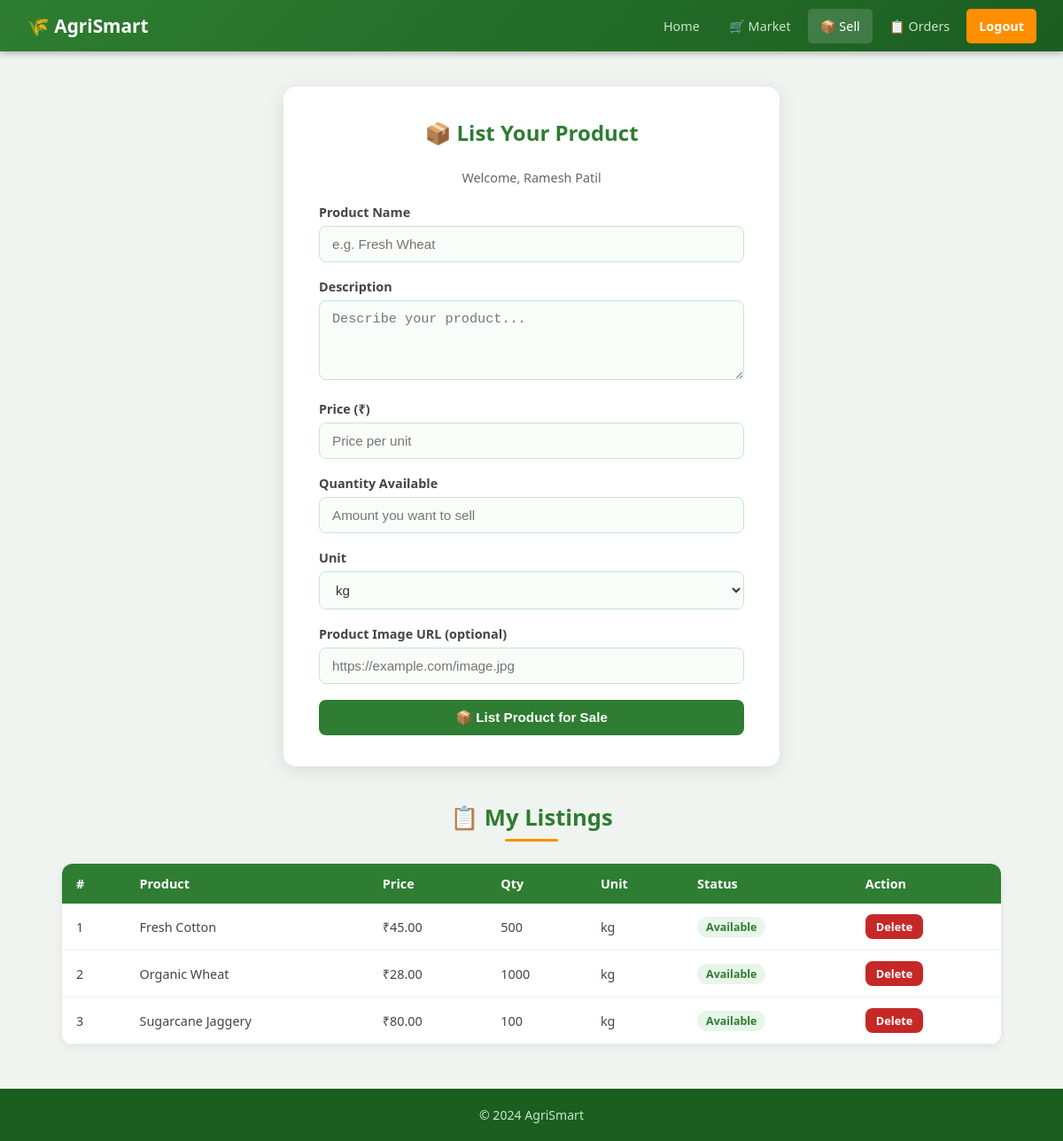
/sell_product.php (signed in), run on the app's committed database.
### tables this page shows
CREATE TABLE products (
    id INT AUTO_INCREMENT PRIMARY KEY,
    user_id INT NOT NULL,
    product_name VARCHAR(100) NOT NULL,
    description TEXT,
    price DECIMAL(10,2) NOT NULL,
    quantity INT DEFAULT 1,
    unit VARCHAR(20) DEFAULT 'kg',
    image VARCHAR(255) DEFAULT 'https://via.placeholder.com/200?text=Product',
    status ENUM('available','sold_out') DEFAULT 'available',
    created_at TIMESTAMP DEFAULT CURRENT_TIMESTAMP,
    FOREIGN KEY (user_id) REFERENCES users(id)
);

### db.php (called while the page is built, shortened)
<?php
function safeQuery($conn, $sql) {
    $result = mysqli_query($conn, $sql);
    return $result;
}
?>

### sell_product.php (the view, shortened to what this page needs)
<?php
include 'db.php';
?>
<!DOCTYPE html>
<html lang="en">
<head>
    <link rel="stylesheet" href="style.css">
</head>
<body>
<nav>
    <a href="index.php" class="brand">🌾 AgriSmart</a>
    <div class="nav-links">
        <a href="index.php">Home</a>
        <a href="marketplace.php">🛒 Market</a>
        <a href="sell_product.php" class="active">📦 Sell</a>
        <a href="orders.php">📋 Orders</a>
        <a href="logout.php" class="btn-nav">Logout</a>
    </div>
</nav>
<div class="container">
    <div class="form-box" style="max-width:560px;">
        <h2>📦 List Your Product</h2>
        <p style="text-align:center;color:#666;font-size:0.9rem;margin-bottom:20px;">Welcome, <?= htmlspecialchars($_SESSION['user_name']) ?></p>
        <form method="post">
            <div class="form-group">
                <label>Product Name</label>
                <input type="text" name="product_name" placeholder="e.g. Fresh Wheat" required>
            </div>
            <div class="form-group">
                <label>Description</label>
                <textarea name="description" placeholder="Describe your product..."></textarea>
            </div>
            <div class="form-group">
                <label>Price (₹)</label>
                <input type="number" name="price" placeholder="Price per unit" min="1" step="0.01" required>
            </div>
            <div class="form-group">
                <label>Quantity Available</label>
                <input type="number" name="quantity" placeholder="Amount you want to sell" min="1" required>
            </div>
            <div class="form-group">
                <label>Unit</label>
                <select name="unit">
                    <option value="kg">kg</option>
                </select>
            </div>
            <div class="form-group">
                <label>Product Image URL (optional)</label>
                <input type="text" name="image" placeholder="https://example.com/image.jpg">
            </div>
            <button type="submit" name="sell" class="btn btn-green btn-full">📦 List Product for Sale</button>
        </form>
    </div>
    <h2 class="section-title" style="margin-top:40px;">📋 My Listings</h2>
    <div class="table-wrap">
        <table>
            <thead>
                <tr><th>#</th><th>Product</th><th>Price</th><th>Qty</th><th>Unit</th><th>Status</th><th>Action</th></tr>
            </thead>
            <tbody>
            <?php
            $uid = $_SESSION['user_id'];
            $res = safeQuery($conn, "SELECT * FROM products WHERE user_id=$uid ORDER BY created_at DESC");
            $i = 1;
            while ($row = mysqli_fetch_assoc($res)):
            ?>
                <tr>
                    <td><?= $i++ ?></td>
                    <td><?= htmlspecialchars($row['product_name']) ?></td>
                    <td>₹<?= number_format($row['price'], 2) ?></td>
                    <td><?= $row['quantity'] ?></td>
                    <td><?= $row['unit'] ?></td>
                    <td>
                        <span class="badge <?= $row['status']=='available' ? 'badge-green' : 'badge-red' ?>">
                            <?= ucfirst(str_replace('_',' ',$row['status'])) ?>
                        </span>
                    </td>
                    <td>
                        <a href="delete_product.php?id=<?= $row['id'] ?>"
                           class="btn btn-red" style="padding:5px 12px;font-size:0.8rem;"
                           onclick="return confirm('Delete this product?')">Delete</a>
                    </td>
                </tr>
            <?php endwhile; ?>
            </tbody>
        </table>
    </div>
</div>
<footer><p>&copy; 2024 AgriSmart</p></footer>
</body>
</html>

### style.css (style rules this page uses)
* { margin: 0; padding: 0; box-sizing: border-box; }
body { font-family: 'Segoe UI', Tahoma, Geneva, Verdana, sans-serif; background: #f0f4f0; color: #2d3a2d; }
nav { background: linear-gradient(135deg, #2e7d32, #1b5e20); padding: 0 30px; display: flex; align-items: center; justify-content: space-between; box-shadow: 0 2px 8px rgba(0,0,0,0.3); position: sticky; top: 0; z-index: 100; }
nav .brand { color: #fff; font-size: 1.3rem; font-weight: 700; text-decoration: none; padding: 15px 0; display: flex; align-items: center; gap: 8px; }
nav .nav-links { display: flex; gap: 5px; flex-wrap: wrap; }
nav a { color: #c8e6c9; text-decoration: none; padding: 10px 14px; border-radius: 5px; font-size: 0.9rem; transition: background 0.2s, color 0.2s; display: inline-block; }
nav a:hover, nav a.active { background: rgba(255,255,255,0.15); color: #fff; }
nav a.btn-nav { background: #ff8f00; color: #fff; font-weight: 600; }
.container { max-width: 1100px; margin: 30px auto; padding: 0 20px; }
.section-title { text-align: center; font-size: 1.6rem; color: #2e7d32; margin-bottom: 25px; position: relative; padding-bottom: 10px; }
.section-title::after { content: ''; position: absolute; bottom: 0; left: 50%; transform: translateX(-50%); width: 60px; height: 3px; background: #ff8f00; border-radius: 2px; }
.form-box { background: #fff; border-radius: 14px; padding: 35px 40px; max-width: 480px; margin: 40px auto; box-shadow: 0 4px 20px rgba(0,0,0,0.1); }
.form-box h2 { text-align: center; color: #2e7d32; margin-bottom: 25px; font-size: 1.5rem; }
.form-group { margin-bottom: 18px; }
.form-group label { display: block; font-weight: 600; font-size: 0.9rem; margin-bottom: 6px; color: #444; }
.form-group input, .form-group select, .form-group textarea { width: 100%; padding: 11px 14px; border: 1.5px solid #c8e6c9; border-radius: 8px; font-size: 0.95rem; transition: border-color 0.2s; background: #f9fdf9; color: #2d3a2d; }
.form-group textarea { height: 90px; resize: vertical; }
.btn { display: inline-block; padding: 11px 22px; border-radius: 8px; font-size: 0.95rem; font-weight: 600; cursor: pointer; text-decoration: none; border: none; transition: background 0.2s, transform 0.1s; }
.btn-green { background: #2e7d32; color: #fff; }
.btn-red { background: #c62828; color: #fff; }
.btn-full { width: 100%; text-align: center; }
.table-wrap { overflow-x: auto; background: #fff; border-radius: 12px; box-shadow: 0 2px 10px rgba(0,0,0,0.08); }
table { width: 100%; border-collapse: collapse; }
thead th { background: #2e7d32; color: #fff; padding: 13px 16px; text-align: left; font-size: 0.9rem; }
tbody tr { border-bottom: 1px solid #e8f5e9; }
tbody td { padding: 12px 16px; font-size: 0.9rem; color: #444; }
.badge { display: inline-block; padding: 3px 10px; border-radius: 20px; font-size: 0.78rem; font-weight: 600; }
.badge-green { background: #e8f5e9; color: #2e7d32; }
footer { background: #1b5e20; color: #c8e6c9; text-align: center; padding: 20px; margin-top: 50px; font-size: 0.88rem; }

### data on the page
products: product_name "Fresh Cotton", price "45.00", quantity "500", unit "kg", status "Available"
products: product_name "Organic Wheat", price "28.00", quantity "1000", unit "kg", status "Available"
products: product_name "Sugarcane Jaggery", price "80.00", quantity "100", unit "kg", status "Available"

### other printed values
$_SESSION['user_name'] "Ramesh Patil"
